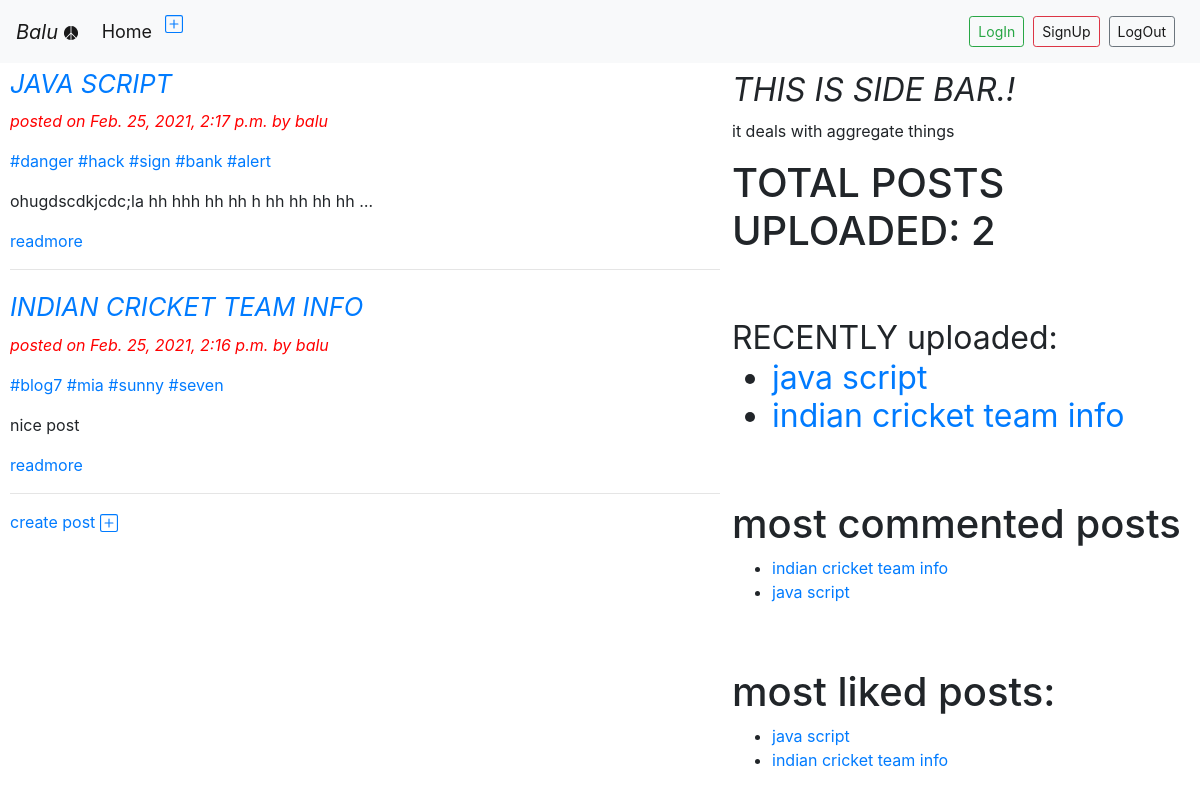
/home/, run on the app's committed database.
### blog/models.py (models this page shows, shortened)
class Post(models.Model):
    STATUS_CHOICES=(('draft','Draft'),('published','Published'))
    title=models.CharField(max_length=128)
    slug=models.SlugField(max_length=128,unique_for_date='publish')
    author=models.ForeignKey(User,related_name='blog_posts',on_delete=models.CASCADE)
    body=models.TextField()
    publish=models.DateTimeField(default=timezone.now)
    created=models.DateTimeField(auto_now_add=True)
    updated=models.DateTimeField(auto_now=True)
    status=models.CharField(max_length=10,default='draft',choices=STATUS_CHOICES)
    tags=TaggableManager()
    objects=CustomManager()
    class Meta:
        ordering=['-publish']
    def get_absolute_url(self):
        return reverse('detail',args=[self.publish.year,self.publish.strftime('%m'),self.publish.strftime('%d'),self.slug])

### blog/views.py (the view)
# urls.py: path('home/',views.postlist_view,name='home'),
def postlist_view(request,tag_slug=None):
    post_list=Post.objects.all()
    tag=None
    if tag_slug:
        tag=get_object_or_404(Tag,slug=tag_slug)
        post_list=post_list.filter(tags__in=[tag])
    return render(request,'blog/post_list.html',{'post_list':post_list,'tag':tag})

### blog/models.py (called while the page is built)
    def get_queryset(self):
        return super().get_queryset().filter(status='published')

### blog/templatetags/blog_tags.py (called while the page is built)
@register.simple_tag(name='my_tag')
def total_posts():
    return Post.objects.count()

@register.inclusion_tag('blog/latest.html')
def show_latest_posts(count=4):
    latest_posts=Post.objects.order_by('-publish')[:count]
    return {'latest_posts':latest_posts}

@register.simple_tag
def most_commented_post(count=4):
    return Post.objects.annotate(total_comments=Count('comments')).order_by('-total_comments')[:count]

@register.simple_tag
def most_liked_post(count=4):
    return Post.objects.annotate(total_likes=Count('likes')).order_by('-total_likes')[:count]

### templates/blog/post_list.html (shortened to what this page needs)
<!DOCTYPE html>
{% extends 'blog/base.html'%}
{% load staticfiles %}
{% block content %}
{% for post in post_list %}
<h2><small><i><a href="{{post.get_absolute_url}}">{{post.title|upper}}</a></i></small></h2>
<p style="color:red;"><i>posted on {{post.publish}} by {{post.author}}</i></p>
<p>{% for tag in post.tags.all %} <a href="{% url 'post_tags' tag.slug %}" style="text-decoration:none;"> #<span>{{tag.name}}</span> </a>
{% endfor %} </p>
<p>{{post.body|truncatewords:10|linebreaks}}</p><a href="{{post.get_absolute_url}}">readmore</a>
<br><hr>
{% endfor %}
<a href="/create">create post   </a>
{% endblock %}

### templates/blog/base.html (shortened to what this page needs)
<!DOCTYPE html>
{% load staticfiles %}
{% load blog_tags %}
<html lang="en" dir="ltr">
  <head>
    <link rel="stylesheet" href="{% static "css/demo.css" %}">
    <link rel="stylesheet" href="{% static "css/bootstrap.css" %}">
  </head>
  <body>
    <nav class="navbar navbar-expand-lg navbar-light bg-light sticky-top" style="background-color: #e3f2fd;">
  <a class="navbar-brand" href="#"> <i>Balu</i>  </a>
  <div class="collapse navbar-collapse" id="navbarText">
    <ul class="navbar-nav mr-auto">
      <li class="nav-item active">
        <a class="nav-link" href="/home" style="font-size:18px;">Home</a>
      </li>&nbsp
      <li class="nav-item">
        <a href="/create"> <svg xmlns="http://www.w3.org/2000/svg" width="18" height="18" fill="currentColor" class="bi bi-plus-square" viewBox="0 0 16 16">
      </li>
    </ul>
    <span class="navbar-text">
       <a href="/accounts/login" class="btn btn-outline-success btn-sm">LogIn</a>&nbsp&nbsp
    </span>
    <span class="navbar-text">
      <a href="/signup" class="btn btn-outline-danger btn-sm">SignUp</a>&nbsp&nbsp
    </span>
    <span class="navbar-text">
     <a href="/accounts/logout" class="btn btn-outline-secondary btn-sm">LogOut</a>&nbsp&nbsp
    </span>
  </div>
</nav>
    <div class="content">
      {% block content %}
      {% endblock %}
    </div>
    <div class="sidebar">
      <h1><small><i>THIS IS SIDE BAR.!</i></small></h1>
      <p>it deals with aggregate things </p>
      <h1>TOTAL POSTS UPLOADED: {% my_tag %}</h1><br><br>
      <h1> <small>RECENTLY uploaded: {% show_latest_posts %}</small> </h1><br><br>
     <h1>most commented posts</h1>
      {% most_commented_post as commented_post %}
      <ul>
        {% for post in commented_post %}
        <li> <a href="{{post.get_absolute_url}}">{{post.title}}</a> </li>
        {% endfor %}
      </ul><br><br>
<h1>most liked posts: </h1>
{% most_liked_post as liked_post %}
<ul>
  {% for post in  liked_post %}
  <li> <a href="{{post.get_absolute_url}}">{{post.title}}</a> </li>
  {% endfor %}
</ul>
    </div>
  </body>
</html>

### templates/blog/latest.html
<ul>
  {% for post in latest_posts %}
  <li> <a href="{{post.get_absolute_url}}"> {{post.title}} </a></li>
  {% endfor %}
</ul>

### static/css/demo.css (style rules this page uses)
.content { width: 60%; float: left; padding: 0 0 0 10px; }
.sidebar { width: 39%; float: right; }
body { font-family: 'PT Serif', serif; margin-top: 80px; margin-left: 4px; }

### data on the page
Post: title "JAVA SCRIPT", publish "Feb. 25, 2021, 2:17 p.m.", author "balu", body "ohugdscdkjcdc;la hh hhh hh hh h hh hh hh hh …", title "java script"
Tag: name "danger"
Tag: name "hack"
Tag: name "sign"
Tag: name "bank"
Tag: name "alert"
Post: title "INDIAN CRICKET TEAM INFO", publish "Feb. 25, 2021, 2:16 p.m.", author "balu", body "nice post", title "indian cricket team info"
Tag: name "blog7"
Tag: name "mia"
Tag: name "sunny"
Tag: name "seven"
